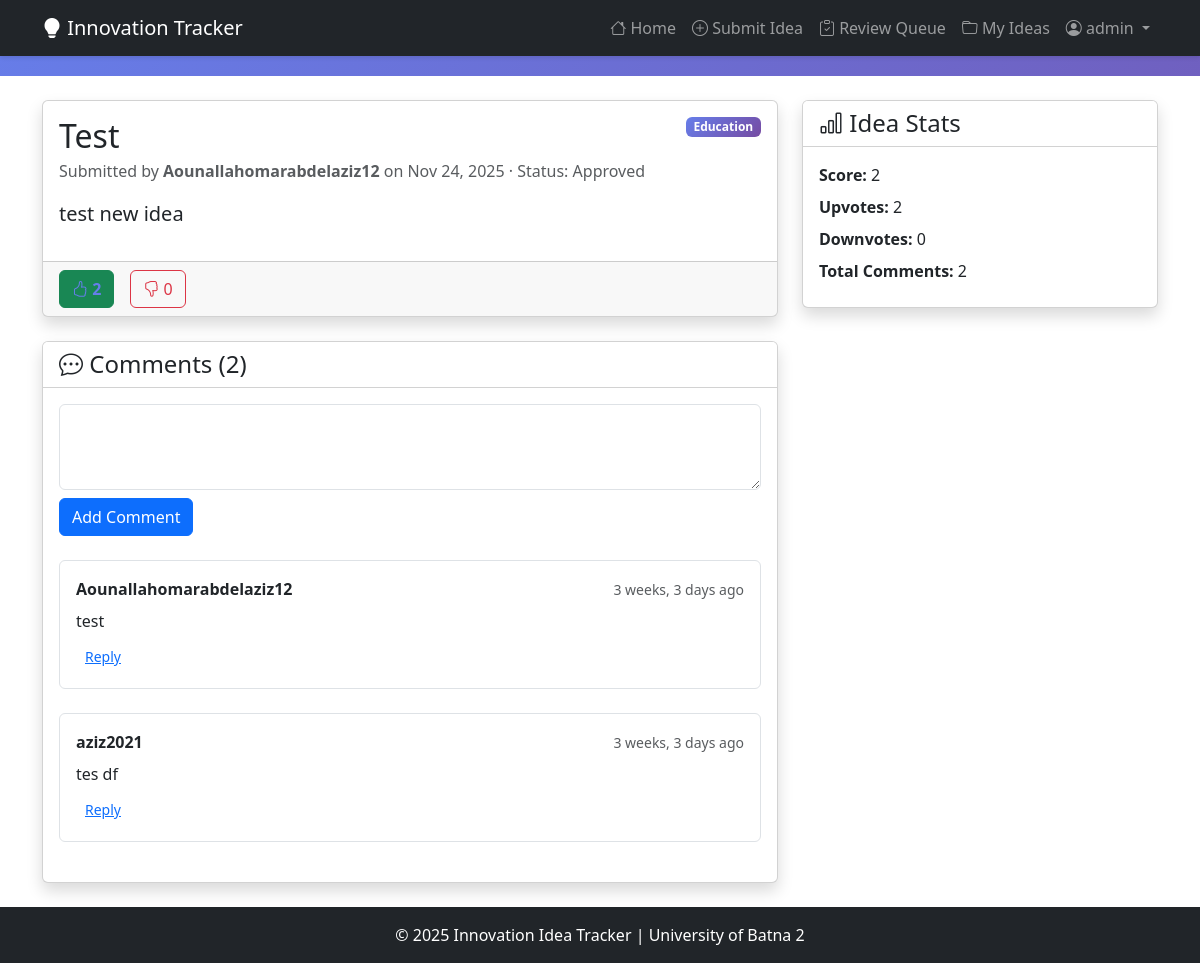
Screenshot of /ideas/1/ (signed in) with the database file from the repository.
### ideas/models.py (models this page shows, shortened)
class Idea(models.Model):
    STATUS_CHOICES = [
        ('pending', 'Pending'),
        ('approved', 'Approved'),
        ('rejected', 'Rejected'),
        ('implemented', 'Implemented'),
    ]
    title = models.CharField(max_length=200)
    description = models.TextField()
    category = models.ForeignKey(Category, on_delete=models.SET_NULL, null=True, related_name='ideas')
    submitter = models.ForeignKey(User, on_delete=models.CASCADE, related_name='submitted_ideas')
    submission_date = models.DateTimeField(default=timezone.now)
    status = models.CharField(max_length=20, choices=STATUS_CHOICES, default='pending')
    class Meta:
        ordering = ['-submission_date']
    def upvote_count(self):
        return self.votes.filter(vote_type='upvote').count()
    def downvote_count(self):
        return self.votes.filter(vote_type='downvote').count()
    def vote_score(self):
        return self.upvote_count() - self.downvote_count()
    def comment_count(self):
        return self.comments.count()

class Category(models.Model):
    name = models.CharField(max_length=50, unique=True)
    description = models.TextField(blank=True)
    created_at = models.DateTimeField(auto_now_add=True)
    class Meta:
        verbose_name_plural = "Categories"
        ordering = ['name']

class Comment(models.Model):
    idea = models.ForeignKey(Idea, on_delete=models.CASCADE, related_name='comments')
    user = models.ForeignKey(User, on_delete=models.CASCADE, related_name='comments')
    content = models.TextField()
    timestamp = models.DateTimeField(auto_now_add=True)
    parent_comment = models.ForeignKey('self', on_delete=models.CASCADE, null=True, blank=True, related_name='replies')
    class Meta:
        ordering = ['timestamp']

### ideas/views.py (the view)
# urls.py: path('ideas/<int:pk>/', views.idea_detail, name='idea_detail'),
def idea_detail(request, pk):
    idea = get_object_or_404(
        Idea.objects.select_related('category', 'submitter')
        .prefetch_related('comments__user', 'comments__replies__user', 'votes'),
        pk=pk,
    )
    comment_form = CommentForm()
    user_vote = None
    if request.user.is_authenticated:
        user_vote = idea.votes.filter(user=request.user).first()
    comments = (
        idea.comments.filter(parent_comment__isnull=True)
        .select_related('user')
        .prefetch_related('replies__user')
    )
    return render(
        request,
        'ideas/idea_detail.html',
        {
            'idea': idea,
            'comment_form': comment_form,
            'comments': comments,
            'user_vote': user_vote,
        },
    )

### ideas/forms.py
class CommentForm(forms.ModelForm):
    class Meta:
        model = Comment
        fields = ['content']
        widgets = {
            'content': forms.Textarea(attrs={'rows': 3}),
        }
    def __init__(self, *args, **kwargs):
        super().__init__(*args, **kwargs)
        self.fields['content'].widget.attrs.setdefault('class', 'form-control')

### ideas/context_processors.py (called while the page is built)
def role_flags(request):
    user = request.user
    can_review = False
    user_role = None
    if user.is_authenticated:
        try:
            profile = user.profile
        except ObjectDoesNotExist:
            profile = None
        if profile is None and user.is_staff:
            profile, _ = UserProfile.objects.get_or_create(
                user=user, defaults={'role': UserProfile.ROLE_ADMIN}
            )
        if profile:
            user_role = profile.role
            can_review = profile.can_review
    return {
        'can_review': can_review,
        'user_role': user_role,
    }

### ideas/models.py (called while the page is built)
    @property
    def can_review(self):
        return self.role in {self.ROLE_REVIEWER, self.ROLE_ADMIN} or self.user.is_staff

### templates/ideas/idea_detail.html (shortened to what this page needs)
{% extends 'ideas/base.html' %}
{% load humanize %}
{% block content %}
<div class="row">
  <div class="col-lg-8">
    <div class="card shadow mb-4">
      <div class="card-body">
        <div class="d-flex justify-content-between align-items-start mb-3">
          <div>
            <h2 class="card-title mb-1">{{ idea.title }}</h2>
            <p class="text-muted mb-0">
              Submitted by <strong>{{ idea.submitter.username }}</strong> on
              {{ idea.submission_date|date:"M j, Y" }} · Status:
              <span class="text-capitalize">{{ idea.get_status_display }}</span>
            </p>
          </div>
          {% if idea.category %}
          <span class="badge badge-category align-self-start">{{ idea.category.name }}</span>
          {% endif %}
        </div>
        <p class="lead">{{ idea.description }}</p>
      </div>
      <div class="card-footer d-flex gap-3 align-items-center">
        {% if user.is_authenticated %}
        <form method="post" action="{% url 'vote' idea.pk %}" class="d-inline">
          <button class="btn btn-outline-success vote-btn {% if user_vote and user_vote.vote_type == 'upvote' %}active{% endif %}">
            <i class="bi bi-hand-thumbs-up"></i> {{ idea.upvote_count }}
          </button>
        </form>
        <form method="post" action="{% url 'vote' idea.pk %}" class="d-inline">
          <button class="btn btn-outline-danger vote-btn {% if user_vote and user_vote.vote_type == 'downvote' %}active{% endif %}">
            <i class="bi bi-hand-thumbs-down"></i> {{ idea.downvote_count }}
          </button>
        </form>
        {% else %}
        <p class="mb-0 text-muted">Login to vote and comment.</p>
        {% endif %}
      </div>
    </div>
    <div class="card shadow">
      <div class="card-header bg-white">
        <h4 class="mb-0"><i class="bi bi-chat-dots"></i> Comments ({{ idea.comment_count }})</h4>
      </div>
      <div class="card-body">
        {% if user.is_authenticated %}
        <form method="post" action="{% url 'add_comment' idea.pk %}" class="mb-4">
          {{ comment_form.content }}
          <button class="btn btn-primary mt-2">Add Comment</button>
        </form>
        {% else %}
        <p class="text-muted">Please <a href="{% url 'login' %}">login</a> to add a comment.</p>
        {% endif %}
        {% if comments %}
        <ul class="list-unstyled">
          {% for comment in comments %}
          <li class="mb-4">
            <div class="border rounded p-3">
              <div class="d-flex justify-content-between align-items-center mb-2">
                <strong>{{ comment.user.username }}</strong>
                <small class="text-muted">{{ comment.timestamp|naturaltime }}</small>
              </div>
              <p class="mb-2">{{ comment.content }}</p>
              {% if user.is_authenticated %}
              <button class="btn btn-link btn-sm" data-bs-toggle="collapse" data-bs-target="#reply-{{ comment.pk }}">Reply</button>
              {% endif %}
            </div>
          </li>
          {% endfor %}
        </ul>
        {% else %}
        <p class="text-muted">No comments yet. Start the conversation!</p>
        {% endif %}
      </div>
    </div>
  </div>
  <div class="col-lg-4">
    <div class="card shadow">
      <div class="card-header bg-white">
        <h4 class="mb-0"><i class="bi bi-bar-chart"></i> Idea Stats</h4>
      </div>
      <div class="card-body">
        <p class="mb-2"><strong>Score:</strong> {{ idea.vote_score }}</p>
        <p class="mb-2"><strong>Upvotes:</strong> {{ idea.upvote_count }}</p>
        <p class="mb-2"><strong>Downvotes:</strong> {{ idea.downvote_count }}</p>
        <p class="mb-2"><strong>Total Comments:</strong> {{ idea.comment_count }}</p>
      </div>
    </div>
  </div>
</div>
{% endblock %}

### templates/ideas/base.html (shortened to what this page needs)
<!DOCTYPE html>
<html lang="en">
  <head>
    <link
      href="https://cdn.jsdelivr.net/npm/bootstrap@5.3.0/dist/css/bootstrap.min.css"
      rel="stylesheet"
    />
    <link
      rel="stylesheet"
      href="https://cdn.jsdelivr.net/npm/bootstrap-icons@1.10.0/font/bootstrap-icons.css"
    />
  </head>
  <body>
    <nav class="navbar navbar-expand-lg navbar-dark bg-dark fixed-top">
      <div class="container">
        <a class="navbar-brand" href="{% url 'home' %}">
          <i class="bi bi-lightbulb-fill"></i> Innovation Tracker
        </a>
        <div class="collapse navbar-collapse" id="navbarNav">
          <ul class="navbar-nav ms-auto">
            <li class="nav-item">
              <a class="nav-link" href="{% url 'home' %}">
                <i class="bi bi-house"></i> Home
              </a>
            </li>
            {% if user.is_authenticated %}
            <li class="nav-item">
              <a class="nav-link" href="{% url 'submit_idea' %}">
                <i class="bi bi-plus-circle"></i> Submit Idea
              </a>
            </li>
            {% if can_review %}
            <li class="nav-item">
              <a class="nav-link" href="{% url 'review_dashboard' %}">
                <i class="bi bi-clipboard-check"></i> Review Queue
              </a>
            </li>
            {% endif %}
            <li class="nav-item">
              <a class="nav-link" href="{% url 'my_ideas' %}">
                <i class="bi bi-folder"></i> My Ideas
              </a>
            </li>
            <li class="nav-item dropdown">
              <a
                class="nav-link dropdown-toggle"
                href="#"
                id="userDropdown"
                role="button"
                data-bs-toggle="dropdown"
              >
                <i class="bi bi-person-circle"></i> {{ user.username }}
              </a>
            </li>
            {% endif %}
          </ul>
        </div>
      </div>
    </nav>
    <div class="main-content">
      <div class="container py-4">
        {% block content %}{% endblock %}
      </div>
    </div>
    <footer class="bg-dark text-white text-center py-3">
      <div class="container">
        <p class="mb-0">
          &copy; 2025 Innovation Idea Tracker | University of Batna 2
        </p>
      </div>
    </footer>
  </body>
</html>

### templates/ideas/base.html (style rules this page uses)
body { min-height: 100vh; background: linear-gradient(135deg, #667eea 0%, #764ba2 100%); }
.main-content { background: white; min-height: calc(100vh - 76px); margin-top: 76px; }
.navbar { box-shadow: 0 2px 4px rgba(0, 0, 0, 0.1); }
.vote-btn { cursor: pointer; transition: all 0.2s; }
.vote-btn.active { color: #667eea; font-weight: bold; }
.badge-category { background: linear-gradient(135deg, #667eea 0%, #764ba2 100%); }

### rows the page displays
Idea: title "Test", submitter.username "Aounallahomarabdelaziz12", submission_date "Nov 24, 2025", status "Approved", category.name "Education", description "test new idea", upvote_count "2", downvote_count "0", comment_count "2", vote_score "2"
Comment: user.username "Aounallahomarabdelaziz12", timestamp "3 weeks, 3 days ago", content "test"
Comment: user.username "aziz2021", timestamp "3 weeks, 3 days ago", content "tes df"

### other values shown
{{ user.username }} "admin"
